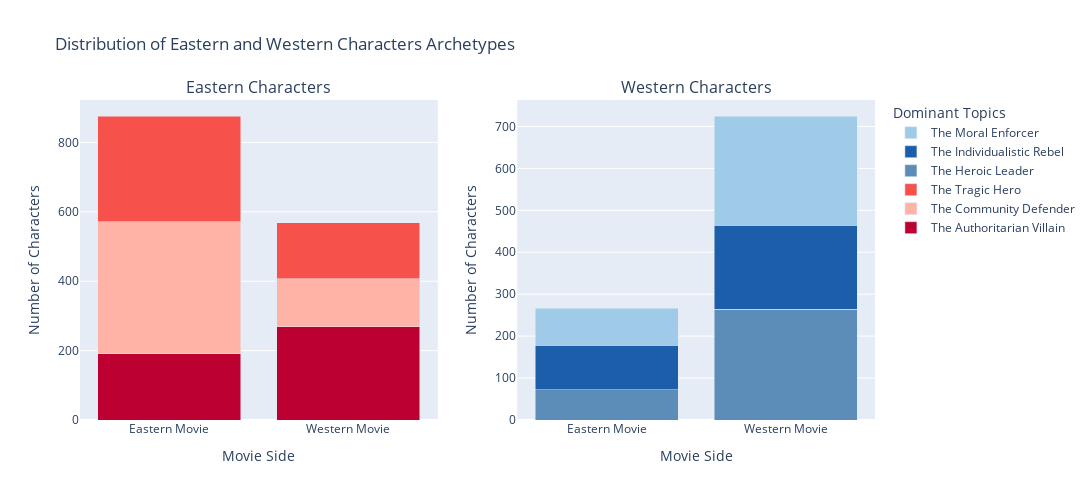

Write notebook code for a chart like this one.
### Code cell
# Define color palettes for Eastern and Western characters
eastern_colors = {
    'The Community Defender': COLOR_SCALE[2],  # Light red
    'The Tragic Hero': COLOR_SCALE[1],    # Medium red
    'The Authoritarian Villain': COLOR_SCALE[0]  # Dark red
}

western_colors = {
    'The Moral Enforcer': COLOR_SCALE[4],  # Light blue
    'The Heroic Leader': COLOR_SCALE[5], # Medium blue
    'The Individualistic Rebel': COLOR_SCALE[6]   # Dark blue
}

fig = plot_eastern_western_archetypes_distrib(archetypes_eastern, archetypes_western, eastern_colors, western_colors)
fig.write_html(WEB_EXPORT_FOLDER + "western_archetypes_distrib.html")

### Figure 1 — Plotly figure (JSON) as saved in the notebook; plotly's stock layout.template omitted (floating-point values rounded to 4 significant figures)
{"data": [{"customdata": ["The Authoritarian Villain", "The Authoritarian Villain"], "hovertemplate": "Archetype: <b>%{customdata}</b><br>Representatives count: <b>%{y}</b><extra></extra>", "marker": {"color": "#BD0032"}, "name": "The Authoritarian Villain", "type": "bar", "x": ["Eastern Movie", "Western Movie"], "xaxis": "x", "y": [191, 269], "yaxis": "y"}, {"customdata": ["The Community Defender", "The Community Defender"], "hovertemplate": "Archetype: <b>%{customdata}</b><br>Representatives count: <b>%{y}</b><extra></extra>", "marker": {"color": "#FEB3A6"}, "name": "The Community Defender", "type": "bar", "x": ["Eastern Movie", "Western Movie"], "xaxis": "x", "y": [381, 138], "yaxis": "y"}, {"customdata": ["The Tragic Hero", "The Tragic Hero"], "hovertemplate": "Archetype: <b>%{customdata}</b><br>Representatives count: <b>%{y}</b><extra></extra>", "marker": {"color": "#F7514B"}, "name": "The Tragic Hero", "type": "bar", "x": ["Eastern Movie", "Western Movie"], "xaxis": "x", "y": [304, 162], "yaxis": "y"}, {"customdata": ["The Heroic Leader", "The Heroic Leader"], "hovertemplate": "Archetype: <b>%{customdata}</b><br>Representatives count: <b>%{y}</b><extra></extra>", "marker": {"color": "#5C8DB8"}, "name": "The Heroic Leader", "type": "bar", "x": ["Eastern Movie", "Western Movie"], "xaxis": "x2", "y": [72, 264], "yaxis": "y2"}, {"customdata": ["The Individualistic Rebel", "The Individualistic Rebel"], "hovertemplate": "Archetype: <b>%{customdata}</b><br>Representatives count: <b>%{y}</b><extra></extra>", "marker": {"color": "#1C5EA9"}, "name": "The Individualistic Rebel", "type": "bar", "x": ["Eastern Movie", "Western Movie"], "xaxis": "x2", "y": [106, 200], "yaxis": "y2"}, {"customdata": ["The Moral Enforcer", "The Moral Enforcer"], "hovertemplate": "Archetype: <b>%{customdata}</b><br>Representatives count: <b>%{y}</b><extra></extra>", "marker": {"color": "#A0CBE8"}, "name": "The Moral Enforcer", "type": "bar", "x": ["Eastern Movie", "Western Movie"], "xaxis": "x2", "y": [89, 261], "yaxis": "y2"}], "layout": {"annotations": [{"font": {"size": 16}, "showarrow": false, "text": "Eastern Characters", "x": 0.225, "xanchor": "center", "xref": "paper", "y": 1, "yanchor": "bottom", "yref": "paper"}, {"font": {"size": 16}, "showarrow": false, "text": "Western Characters", "x": 0.775, "xanchor": "center", "xref": "paper", "y": 1, "yanchor": "bottom", "yref": "paper"}], "barmode": "stack", "height": 500, "legend": {"title": {"text": "Dominant Topics"}}, "title": {"text": "Distribution of Eastern and Western Characters Archetypes"}, "width": 1200, "xaxis": {"anchor": "y", "domain": [0, 0.45], "title": {"text": "Movie Side"}}, "xaxis2": {"anchor": "y2", "domain": [0.55, 1], "title": {"text": "Movie Side"}}, "yaxis": {"anchor": "x", "domain": [0, 1], "title": {"text": "Number of Characters"}}, "yaxis2": {"anchor": "x2", "domain": [0, 1], "title": {"text": "Number of Characters"}}}}
